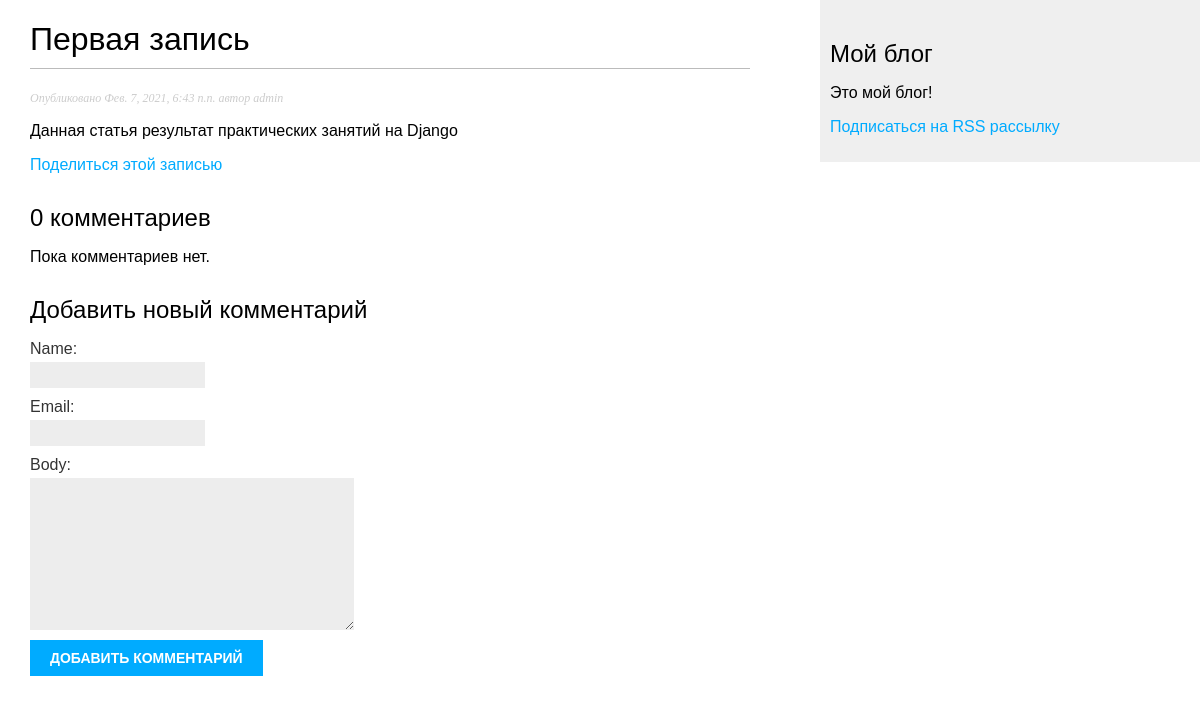
Page /blog/2021/2/7/first/ on the committed database.
### blog/models.py (models this page shows, shortened)
class Post(models.Model):
    STATUS_CHOICES = (
        ('draft', 'Draft'),
        ('published', 'Published'),
    )
    title = models.CharField(max_length=250)
    slug = models.SlugField(max_length=250,
                            unique_for_date='publish')
    author = models.ForeignKey(User,
                               on_delete=models.CASCADE,
                               related_name='blog_posts')
    body = models.TextField()
    publish = models.DateTimeField(default=timezone.now)
    created = models.DateTimeField(auto_now_add=True)
    updated = models.DateTimeField(auto_now=True)
    status = models.CharField(max_length=10,
                              choices=STATUS_CHOICES,
                              default='draft')
    class Meta:
        ordering = ('-publish',)

### blog/views.py (the view)
def post_detail(request, year, month, day, post):
    post = get_object_or_404(Post, slug=post,
                                   status='published',
                                   publish__year=year,
                                   publish__month=month,
                                   publish__day=day)
    comments = post.comments.filter(active=True)
    new_comment = None
    if request.method == 'POST':
        comment_form = CommentForm(data=request.POST)
        if comment_form.is_valid():
            new_comment = comment_form.save(commit=False)
            new_comment.post = post
            new_comment.save()
    else:
        comment_form = CommentForm()
    return render(request, 'blog/post/detail.html', {'post': post,
                                                     'comments': comments,
                                                     'new_comment': new_comment,
                                                     'comment_form': comment_form})

### blog/forms.py
class CommentForm(forms.ModelForm):
    class Meta:
        model = Comment
        fields = ('name', 'email', 'body')

### blog/templates/blog/post/detail.html (shortened to what this page needs)
{% extends "blog/base.html" %}
{% block content %}
<h1>{{ post.title }}</h1>
<p class="date">Опубликовано {{ post.publish }} автор {{ post.author }}</p>
{{ post.body|linebreaks }}
<p>
    <a href="{% url "blog:post_share" post.id %}">Поделиться этой записью</a>
</p>
{% with comments.count as total_comments %}
<h2>{{ total_comments }} комментариев{{ total_comment|pluralize }}</h2>
{% endwith %}
    {% for comment in comments %}
        <div class="comment">
        <p class="info">
        Комментарий {{ forloop.counter }} автор {{ comment.name }}
    {{ comment.created }}
        </p>
    {{ comment.body|linebreaks }}
        </div>
    {% empty %}
    <p>Пока комментариев нет.</p>
    {% endfor %}
{% if new_comment %}
<h2>Ваш комментарий был добавлен.</h2>
{% else %}
<h2>Добавить новый комментарий</h2>
<form action="." method="post">
{{ comment_form.as_p }}
<p><input type="submit" value="Добавить комментарий"></p>
</form>
{% endif %}
{% endblock %}

### blog/static/css/blog.css (style rules this page uses)
body { margin:0; padding:0; font-family:helvetica, sans-serif; }
a { color:#00abff; text-decoration:none; }
h1 { font-weight:normal; border-bottom:1px solid #bbb; padding:0 0 10px 0; }
h2 { font-weight:normal; margin:30px 0 0; }
p.date { color:#ccc; font-family: georgia, serif; font-size: 12px; font-style: italic; }
label { float:left; clear:both; color:#333; margin-bottom:4px; }
input, textarea { clear:both; float:left; margin:0 0 10px; background:#ededed; border:0; padding:6px 10px; font-size:12px; }
input[type=submit] { font-weight:bold; background:#00abff; color:#fff; padding:10px 20px; font-size:14px; text-transform:uppercase; }

### rows in the picture
Post: title "Первая запись", publish "Фев. 7, 2021, 6:43 п.п.", author "admin", body "Данная статья результат практических занятий на Django"

### other values in the picture
{{ total_comments }} "0"
